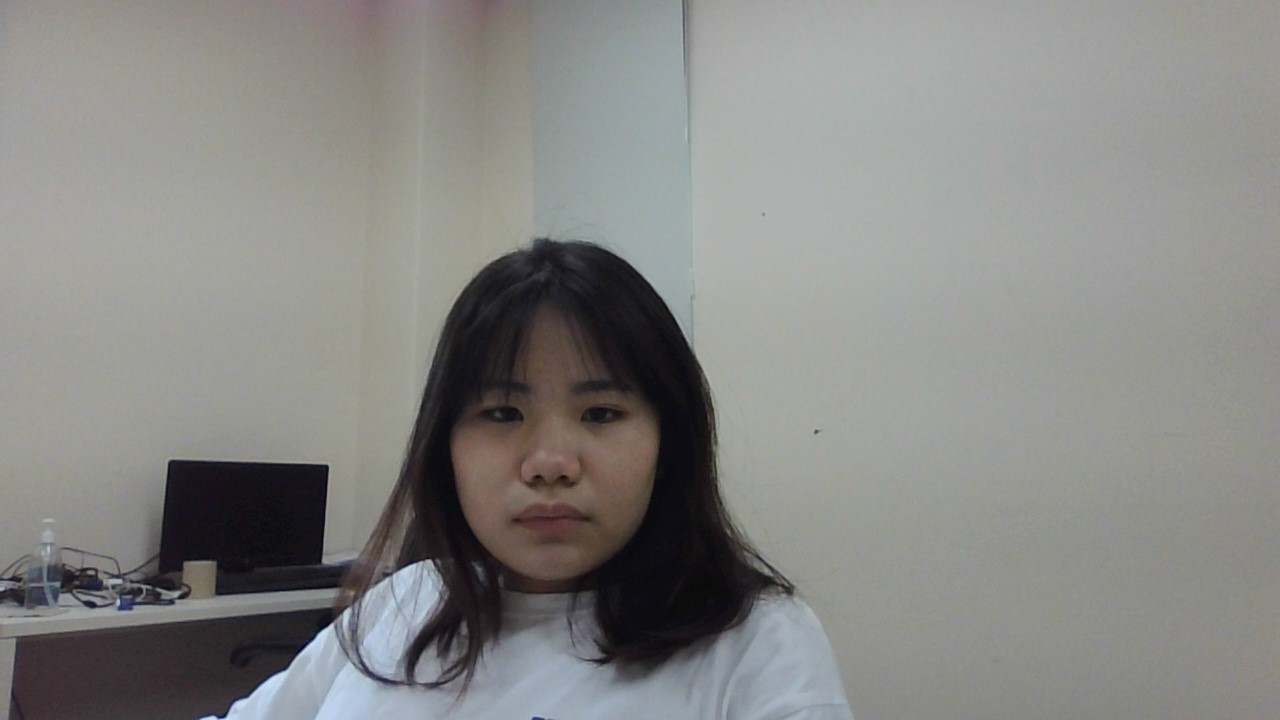
#> input picture mirror/CW/data/WIN_20220722_15_24_48_Pro.jpg, 1280 x 720 px, given in place of the camera
$ python cam.py
#> lines starting #> are read from the running program, lines starting #| are printed output that depends on the picture
from genericpath import exists
import cv2
import numpy as np
import os
import os.path
face_classifier = cv2.CascadeClassifier(cv2.data.haarcascades +'haarcascade_frontalface_default.xml')

def face_extractor(img):
    gray = cv2.cvtColor(img, cv2.COLOR_BGR2GRAY)
    faces = face_classifier.detectMultiScale(gray,1.3,5)

    #찾는 얼굴이 없으면 None Return
    if faces is():
        return None

    for(x,y,w,h) in faces:
        cropped_face=img[y:y+h, x:x+w]

    return cropped_face

cam=cv2.VideoCapture(0)
cam.set(cv2.CAP_PROP_FRAME_WIDTH, 1980)
cam.set(cv2.CAP_PROP_FRAME_HEIGHT, 720)

minW = 0.1 * cam.get(cv2.CAP_PROP_FRAME_WIDTH)
minH = 0.1 * cam.get(cv2.CAP_PROP_FRAME_HEIGHT)

def saveFile(userName):

   # print("현재 위치" + os.getcwdb())
#> called with userName = 'UJ'
    dir_path = './face/train/'+ userName
    count = 0
    #폴더 생성
    if not (os.path.exists(dir_path)):
        os.mkdir(dir_path)
        print(dir_path +"폴더생성 완료")
    while True:
        ret, frame = cam.read()
#> frame is the input picture: shape (720, 1280, 3); mean B, G, R 132, 134.5, 134.5
        if face_extractor(frame) is not None:
#> in face_extractor, `faces = face_classifier.detectMultiScale(gray,1.3,5)`: faces = [[416, 308, 280, 280]]
#> the loop in face_extractor, `for(x,y,w,h) in faces:` made 1 pass
#> pass 1, in face_extractor, `cropped_face=img[y:y+h, x:x+w]`:
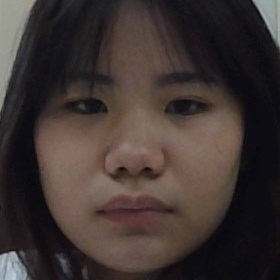
#> cropped_face: shape (280, 280, 3); mean B, G, R 50.6, 53.2, 63.4
            count += 1
#> count = 1

            face = cv2.resize(face_extractor(frame), (160, 160))
#> the loop in face_extractor (call 2), `for(x,y,w,h) in faces:` made 1 pass
            face = cv2.cvtColor(face, cv2.COLOR_BGR2GRAY)
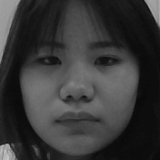
#> face: shape (160, 160); min 7, max 195, mean 55.9
            file_name_path =  str(count) + '.jpg'
#> file_name_path = '1.jpg'
            cv2.imwrite(dir_path + '/'+file_name_path, face)

            # cv2.putText(face, str(count), (50, 50), cv2.FONT_HERSHEY_COMPLEX,1,(0,255,0),2)
            cv2.imshow('Face Cropper',face)
        else:
            print("Face not Found")
            pass

        if cv2.waitKey(1) == 13 or count == 40:
#> (key Esc is pressed here)
            break

    cam.release()
    cv2.destroyAllWindows()
    print('Collecting Samples Complete!')

saveFile("UJ")
